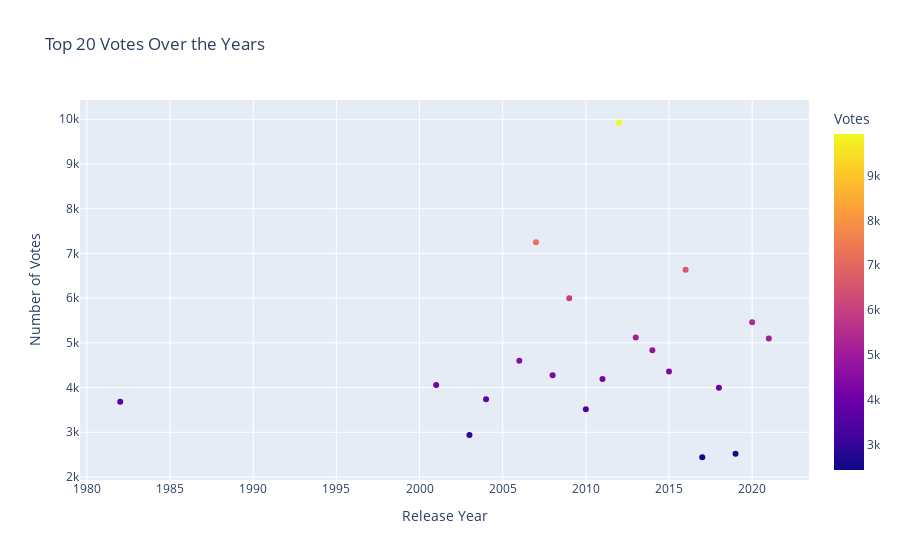

This figure's notebook cell:
### Code cell
year_df = movie_df.groupby('Year')['Votes'].mean().reset_index()
top_10_ratings = year_df.nlargest(20, 'Votes')
fig = px.scatter(top_10_ratings, x='Year', y='Votes',
    title='Top 20 Votes Over the Years ', color = 'Votes',
    labels={'Rating': 'Movie Votes', 'Year': 'Release Year'},

) 
fig.update_layout(
    xaxis_title='Release Year',
    yaxis_title='Number of Votes',
    legend_title_text='Votes',
    showlegend=True,
    bargap=0.05,             
)

# Show the plot
fig.show()

### Figure 1 — Plotly figure (JSON) as saved in the notebook; plotly's stock layout.template omitted (floating-point values rounded to 4 significant figures)
{"data": [{"hovertemplate": "Release Year=%{x}<br>Votes=%{marker.color}<extra></extra>", "legendgroup": "", "marker": {"color": [9922.0, 7248.0, 6635.0, 5997.0, 5461.0, 5120.0, 5098.0, 4833.0, 4602.0, 4360.0, 4273.0, 4194.0, 4055.0, 3997.0, 3738.0, 3682.0, 3515.0, 2939.0, 2522.0, 2442.0], "coloraxis": "coloraxis", "symbol": "circle"}, "mode": "markers", "name": "", "orientation": "v", "showlegend": false, "type": "scatter", "x": [2012, 2007, 2016, 2009, 2020, 2013, 2021, 2014, 2006, 2015, 2008, 2011, 2001, 2018, 2004, 1982, 2010, 2003, 2019, 2017], "xaxis": "x", "y": [9922.0, 7248.0, 6635.0, 5997.0, 5461.0, 5120.0, 5098.0, 4833.0, 4602.0, 4360.0, 4273.0, 4194.0, 4055.0, 3997.0, 3738.0, 3682.0, 3515.0, 2939.0, 2522.0, 2442.0], "yaxis": "y"}], "layout": {"bargap": 0.05, "coloraxis": {"colorbar": {"title": {"text": "Votes"}}, "colorscale": [[0, "#0d0887"], [0.1111, "#46039f"], [0.2222, "#7201a8"], [0.3333, "#9c179e"], [0.4444, "#bd3786"], [0.5556, "#d8576b"], [0.6667, "#ed7953"], [0.7778, "#fb9f3a"], [0.8889, "#fdca26"], [1, "#f0f921"]]}, "legend": {"title": {"text": "Votes"}, "tracegroupgap": 0}, "showlegend": true, "title": {"text": "Top 20 Votes Over the Years "}, "xaxis": {"anchor": "y", "domain": [0, 1], "title": {"text": "Release Year"}}, "yaxis": {"anchor": "x", "domain": [0, 1], "title": {"text": "Number of Votes"}}}}
